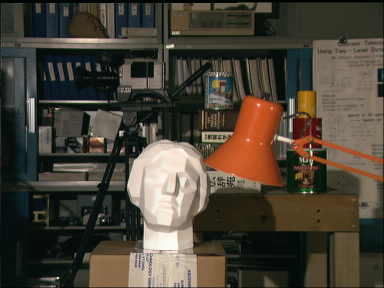
#> input picture ComputingDepth/scene2.png, 384 x 288 px
$ python prog1.py
#> lines starting #> are read from the running program, lines starting #| are printed output that depends on the picture
import numpy as np
import cv2
from matplotlib import pyplot as plt
import os

script_dir = os.path.dirname(os.path.abspath(__file__))
imgL = cv2.imread(os.path.join(script_dir, 'scene2.png'), 0)
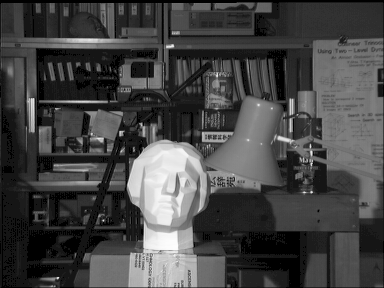
#> imgL: shape (288, 384); min 0, max 254, mean 69.1
imgR = cv2.imread(os.path.join(script_dir, 'scene3.png'), 0)
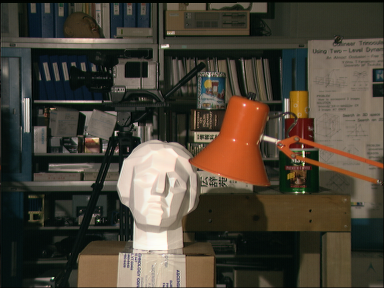
#> input picture ComputingDepth/scene3.png, 384 x 288 px
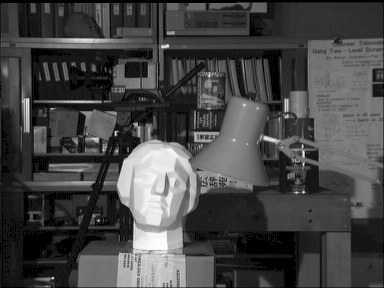
#> imgR: shape (288, 384); min 0, max 253, mean 69.5

if imgL is None or imgR is None:
    raise FileNotFoundError("Could not load scene2.png or scene3.png")

window_size = 5
stereo = cv2.StereoSGBM_create()

# StereoSGBM is the implementation of Hirschmüller’s original SGM [2] algorithm.
# SGBM stands for Semi-Global Block Matching. It also implements the sub-pixel
#estimation proposed by Brichfield et al. [3]
#[2] Hirschmüller, Heiko (2005). “Accurate and efficient stereo processing
#by semi-global matching and mutual information”.
#IEEE Conference on Computer Vision and Pattern Recognition. pp. 807–814.

#[3] . Birchfield and C. Tomasi, “Depth discontinuities by pixel-to-pixelstereo,
#”International Journal of Computer Vision, vol. 35, no. 3,pp. 269–293, 1999.

disparity = stereo.compute(imgL, imgR)
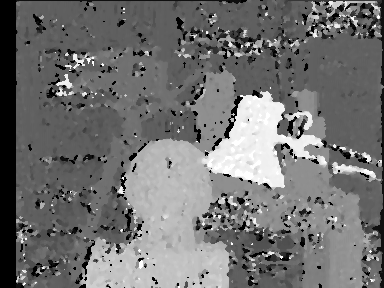
#> disparity: shape (288, 384) int16; min -16, max 240, mean 98.4; drawn with min black and max white

plt.imshow(disparity, 'gray')
plt.show()
